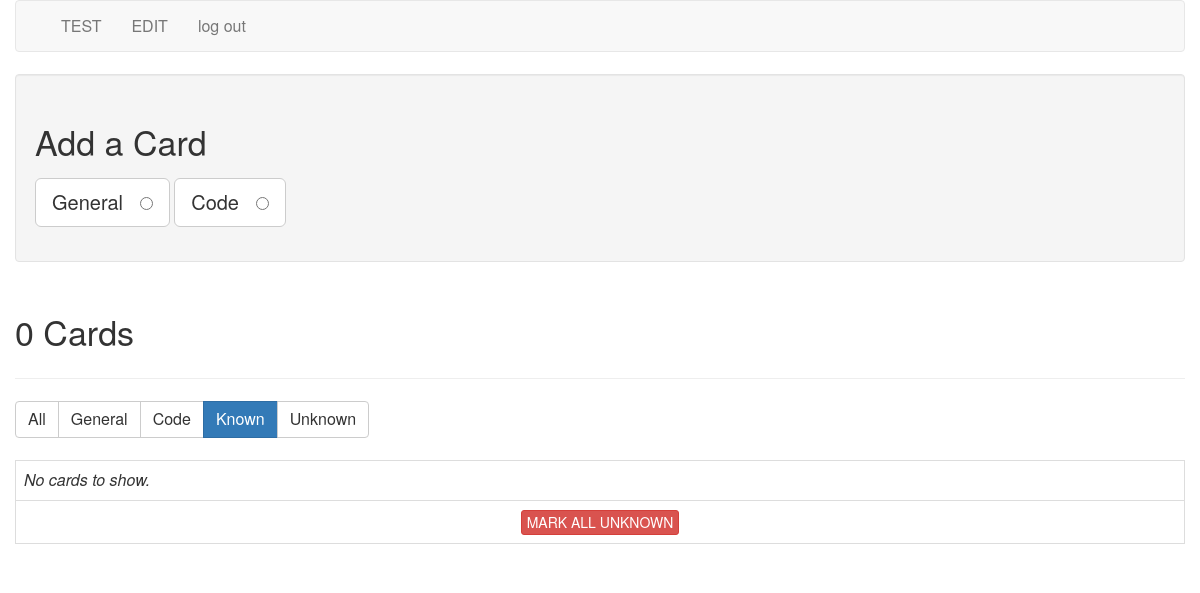
/filter_cards/known (signed in), run on an earlier commit of the app's database.
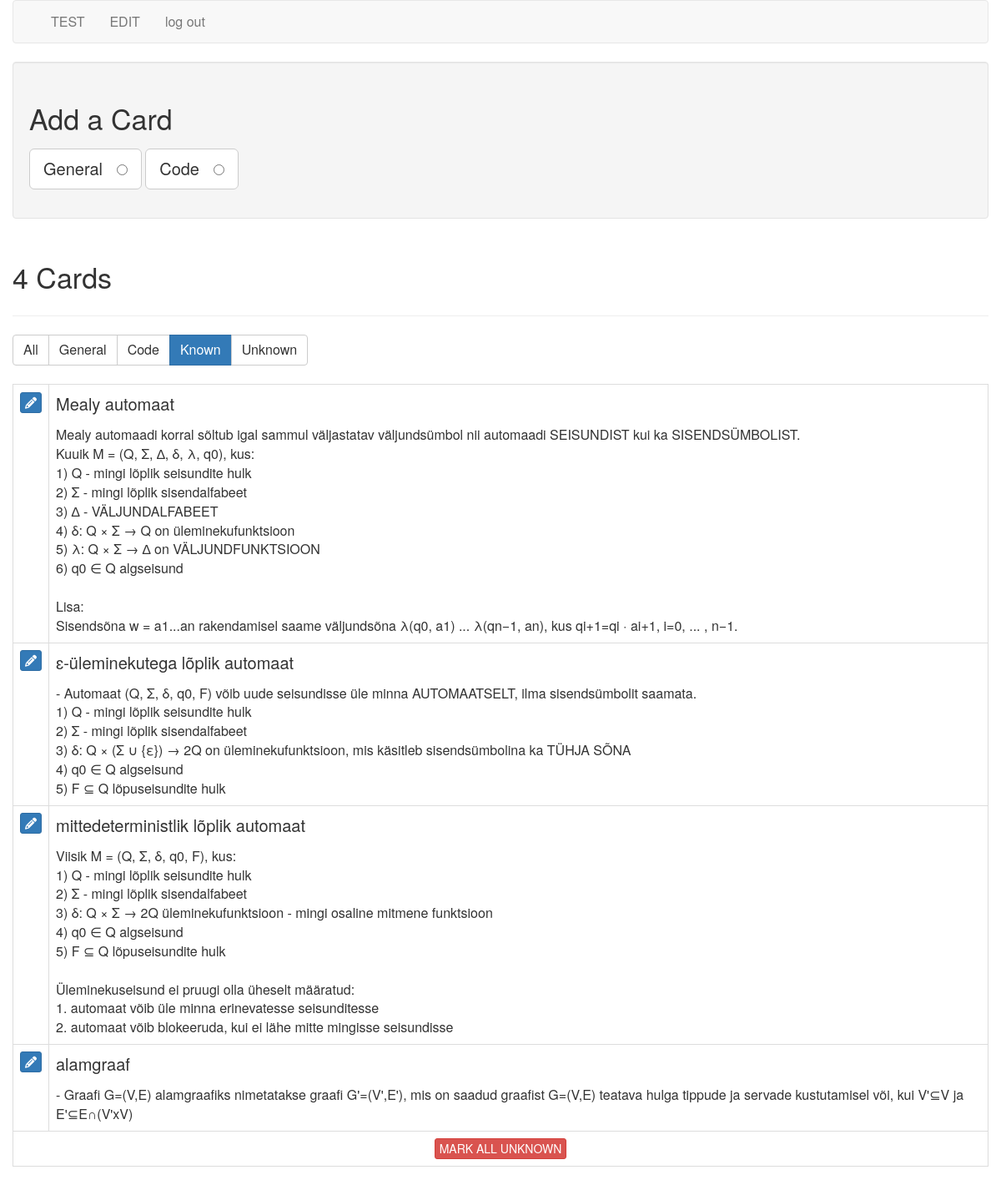
And on a later commit of the database.
### tables this page shows
CREATE TABLE cards (
  id integer primary key autoincrement,
  type tinyint not null, /* 1 for vocab, 2 for code */
  front text not null,
  back text not null,
  known boolean default 0
);

### flash_cards.py (the view)
@app.route('/filter_cards/<filter_name>')
def filter_cards(filter_name):
    if not session.get('logged_in'):
        return redirect(url_for('login'))
    filters = {
        "all":      "where 1 = 1",
        "general":  "where type = 1",
        "code":     "where type = 2",
        "known":    "where known = 1",
        "unknown":  "where known = 0",
    }
    query = filters.get(filter_name)
    if not query:
        return redirect(url_for('cards'))
    db = get_db()
    fullquery = "SELECT id, type, front, back, known FROM cards " + query + " ORDER BY id DESC"
    cur = db.execute(fullquery)
    cards = cur.fetchall()
    return render_template('cards.html', cards=cards, filter_name=filter_name)

### flash_cards.py (called while the page is built)
def connect_db():
    rv = sqlite3.connect(app.config['DATABASE'])
    rv.row_factory = sqlite3.Row
    return rv

def get_db():
    if not hasattr(g, 'sqlite_db'):
        g.sqlite_db = connect_db()
    return g.sqlite_db

### templates/cards.html (shortened to what this page needs)
{% extends "layout.html" %}
{% block body %}
    <div class="well editPanel">
        <h2>Add a Card</h2>
        <form action="{{ url_for('add_card') }}" method="post" class="cardForm">
            <div class="form-group">
                <label for="general" class="toggleButton btn btn-default btn-lg">General &nbsp;
                    <input type="radio" name="type" value="1" id="general"/>
                </label>
                <label for="code" class="toggleButton btn btn-default btn-lg">Code &nbsp;
                    <input type="radio" name="type" value="2" id="code"/>
                </label>
            </div>
        </form>
    </div>
    <div class="page-header">
        <h2>{{ cards|length }} Card{{ '' if (cards|length == 1) else 's' }}</h2>
    </div>
    <div class="btn-group btn-group-md" role="group" aria-label="filters">
        <a href="{{ url_for('filter_cards', filter_name="all") }}" class="btn btn-{{ "primary" if filter_name == "all" else "default" }}">All</a>
        <a href="{{ url_for('filter_cards', filter_name="general") }}" class="btn btn-{{ "primary" if filter_name == "general" else "default" }}">General</a>
        <a href="{{ url_for('filter_cards', filter_name="code") }}" class="btn btn-{{ "primary" if filter_name == "code" else "default" }}">Code</a>
        <a href="{{ url_for('filter_cards', filter_name="known") }}" class="btn btn-{{ "primary" if filter_name == "known" else "default" }}">Known</a>
        <a href="{{ url_for('filter_cards', filter_name="unknown") }}" class="btn btn-{{ "primary" if filter_name == "unknown" else "default" }}">Unknown</a>
    </div>
    <br />
    <br />
    <table class="table table-bordered">
        {% for card in cards %}
            <tr>
                <td>
                    <a href="{{ url_for('edit', card_id=card.id) }}" class="btn btn-xs btn-primary"><i class="fa fa-pencil" aria-hidden="true"></i></a>
                </td>
                <td class="cardContent">
                    <h4>
                        {{ card.front }}
                    </h4>
                    {% if card.type == 1 %}
                        {{ card.back|replace("\n", "<br />")|safe }}
                    {% else %}
                        <pre>{{ card.back|safe }}</pre>
                    {% endif %}
                </td>
            </tr>
        {% else %}
            <tr>
                <td>
                    <em>No cards to show.</em>
                </td>
            </tr>
        {% endfor %}
		{% if filter_name == "known" %}
			<tr>
				<td colspan="2" align="center">
					<a href="/mark_all_unknown" class="btn btn-danger btn-xs text-uppercase">
						mark all unknown
					</a>
				</td>
			 </tr>
        {% endif %}
    </table>
{% endblock %}

### templates/layout.html (shortened to what this page needs)
<!doctype html>
<html>
<head>
	<link rel=stylesheet type=text/css href="{{ url_for('static', filename='bootstrap.min.css') }}"/>
    <link rel=stylesheet type=text/css href="{{ url_for('static', filename='style.css') }}"/>
</head>
<body>
<div class="container">
    <div class="row">
				<nav class="navbar navbar-default">
				  <div class="container">
					<div class="collapse navbar-collapse">
					  <ul class="nav navbar-nav">
                            {% if session.logged_in %}
							    <li><a href="{{ url_for('general') }}">TEST</a></li>
								<li><a href="{{ url_for('cards') }}">EDIT</a></li>
                                <li><a href="{{ url_for('logout') }}">log out</a></li>
                            {% else %}
                                <li><a href="{{ url_for('login') }}">log in</a></li>
                            {% endif %}
                        </ul>
					</div>
				  </div>
				</nav>
                {% block body %}{% endblock %}
	</div>
</div>
</body>
</html>

### static/style.css (style rules this page uses)
.cardContent h4 { margin-top: 0; }
.navbar-collapse.collapse { display: block!important; }
.navbar-nav>li, .navbar-nav { float: left !important; }

What changed in the data, as far as the page shows it:
now on this page (row edited): cards: front "Mealy automaat", back "Mealy automaadi korral sõltub igal sammul väljastatav väljundsümbol nii automaadi SEISUNDIST kui ka SISENDSÜMBOLIST. Kuuik M = (Q, Σ, ∆, δ, λ, q0), kus: 1) Q - mingi lõplik seisundite hulk 2) Σ - mingi lõplik sisendalfabeet 3) ∆ - VÄLJUNDALFABEET 4) δ: Q × Σ → Q on üleminekufunktsioon 5) λ: Q × Σ → ∆ on VÄLJUNDFUNKTSIOON 6) q0 ∈ Q algseisund Lisa: Sisendsõna w = a1...an rakendamisel saame väljundsõna λ(q0, a1) ... λ(qn−1, an), kus qi+1=qi · ai+1, i=0, ... , n−1."
now on this page (row edited): cards: front "ɛ-üleminekutega lõplik automaat", back "- Automaat (Q, Σ, δ, q0, F) võib uude seisundisse üle minna AUTOMAATSELT, ilma sisendsümbolit saamata. 1) Q - mingi lõplik seisundite hulk 2) Σ - mingi lõplik sisendalfabeet 3) δ: Q × (Σ ∪ {ε}) → 2Q on üleminekufunktsioon, mis käsitleb sisendsümbolina ka TÜHJA SÕNA 4) q0 ∈ Q algseisund 5) F ⊆ Q lõpuseisundite hulk"
now on this page (row edited): cards: front "mittedeterministlik lõplik automaat", back "Viisik M = (Q, Σ, δ, q0, F), kus: 1) Q - mingi lõplik seisundite hulk 2) Σ - mingi lõplik sisendalfabeet 3) δ: Q × Σ → 2Q üleminekufunktsioon - mingi osaline mitmene funktsioon 4) q0 ∈ Q algseisund 5) F ⊆ Q lõpuseisundite hulk Üleminekuseisund ei pruugi olla üheselt määratud: 1. automaat võib üle minna erinevatesse seisunditesse 2. automaat võib blokeeruda, kui ei lähe mitte mingisse seisundisse"
now on this page (row edited): cards: front "alamgraaf", back "- Graafi G=(V,E) alamgraafiks nimetatakse graafi G'=(V',E'), mis on saadud graafist G=(V,E) teatava hulga tippude ja servade kustutamisel või, kui V'⊆V ja E'⊆E∩(V'xV)"
Also different on the page:
{{ cards|length }}: "0" → "4"
text no longer shown: "No cards to show."
